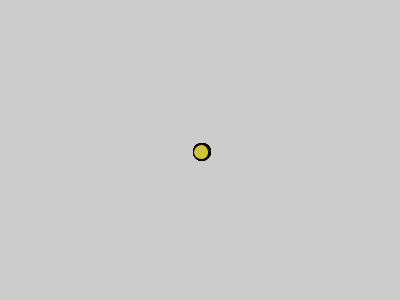
Frame 1 (no input)
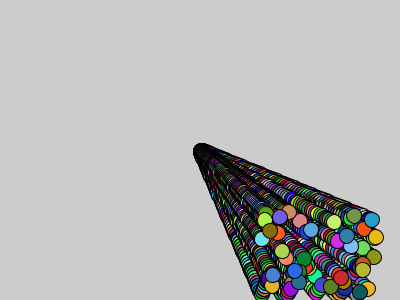
Frame 60 (the mouse pressed at the canvas centre just before this capture)
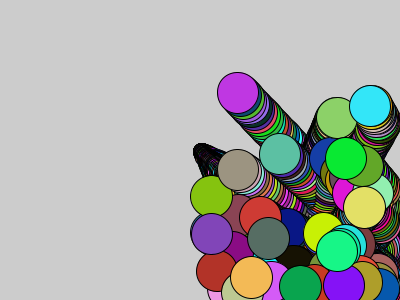
Frame 120 (the mouse held since frame 60 and released just before this capture)

The Processing sketch that drew these frames (run headless with seeded random() and noise(); from frame 60 on, the mouse is pressed at the canvas centre):

// Processing sketch: processing_183956
// ── processing_183956.pde

//Variables
float mida = 15;
int Bolas = 50;


//Matrius
float[] posiciox = new float[Bolas];
float[] posicioy = new float[Bolas];
float[] velocidadx = new float[Bolas];
float[] velocidady= new float[Bolas];

void setup(){
  size(400,300);
 
  
  for(int i = 0; i<Bolas; i++){
    posiciox[i] = width/2;
    posicioy[i] = height/2;
    velocidadx[i] = random(1,3);
    velocidady[i] = random(1,3);
  }
}

void draw(){

  for(int i = 0; i<Bolas; i++){
    posiciox[i] += velocidadx[i];
    posicioy[i] += velocidady[i];
  
  //Rebote
    if((posiciox[i]-mida/2<0)||(posiciox[i]+mida/2>width)){
      velocidadx[i] = -velocidadx[i];
    } 
  
    if((posicioy[i]-mida/2<0)||(posicioy[i]+mida/2>height)){
      velocidady[i] = -velocidady[i];
    } 
  }
 
 
  fill(255);
 //Elipse
  for(int i = 0; i<Bolas; i++){
    fill(random(255),random(255),random(255));
    ellipse(posiciox[i],posicioy[i],mida,mida);
  }
}

void mousePressed(){
  background(random(255),random(255),random(255));
  mida= random(15,45);
  fill(random(255),random(255),random(255));
}
